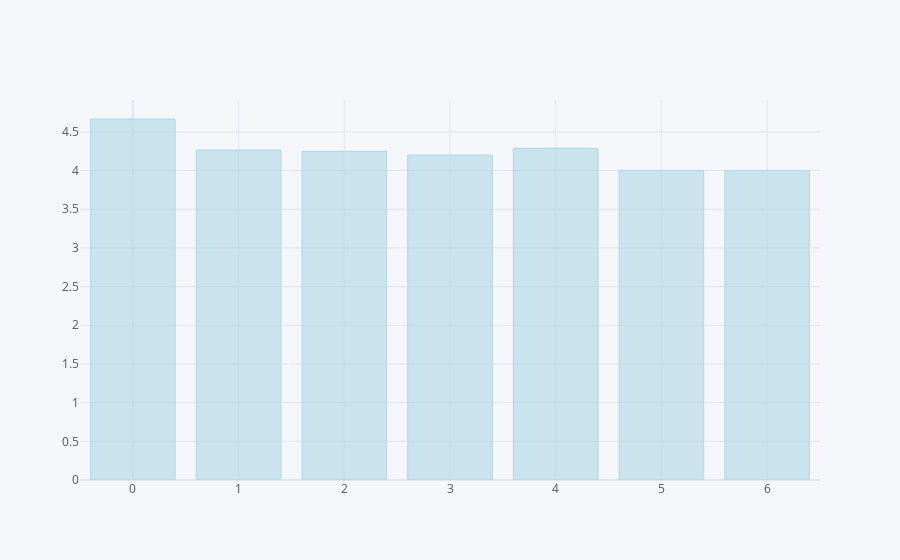

Write notebook code for a chart like this one.
### Code cell
## Barplot of Rating and Content Rating

grouped = google_df.pivot_table(values = 'Rating', index = 'Content_PG', aggfunc = np.mean)
Rating_Category = grouped.sort_values(by = 'Rating', ascending = False)
Rating_Category_head = Rating_Category.head(20)
Rating_Category_head
xaxis_title = 'Content PG'
Rating_Category_head.iplot(kind = 'bar', color = ['lightblue'])

### Figure 1 — Plotly figure (JSON) as saved in the notebook; plotly's stock layout.template omitted (floating-point values rounded to 4 significant figures)
{"data": [{"marker": {"color": "rgba(173, 216, 230, 0.6)", "line": {"color": "rgba(173, 216, 230, 1.0)", "width": 1}}, "name": "Rating", "orientation": "v", "text": "", "type": "bar", "x": [0, 4, 1, 2, 3, 5, 6], "y": [4.667, 4.287, 4.266, 4.25, 4.201, 4, 4]}], "layout": {"legend": {"bgcolor": "#F5F6F9", "font": {"color": "#4D5663"}}, "paper_bgcolor": "#F5F6F9", "plot_bgcolor": "#F5F6F9", "title": {"font": {"color": "#4D5663"}}, "xaxis": {"gridcolor": "#E1E5ED", "showgrid": true, "tickfont": {"color": "#4D5663"}, "title": {"font": {"color": "#4D5663"}, "text": ""}, "zerolinecolor": "#E1E5ED"}, "yaxis": {"gridcolor": "#E1E5ED", "showgrid": true, "tickfont": {"color": "#4D5663"}, "title": {"font": {"color": "#4D5663"}, "text": ""}, "zerolinecolor": "#E1E5ED"}}}
